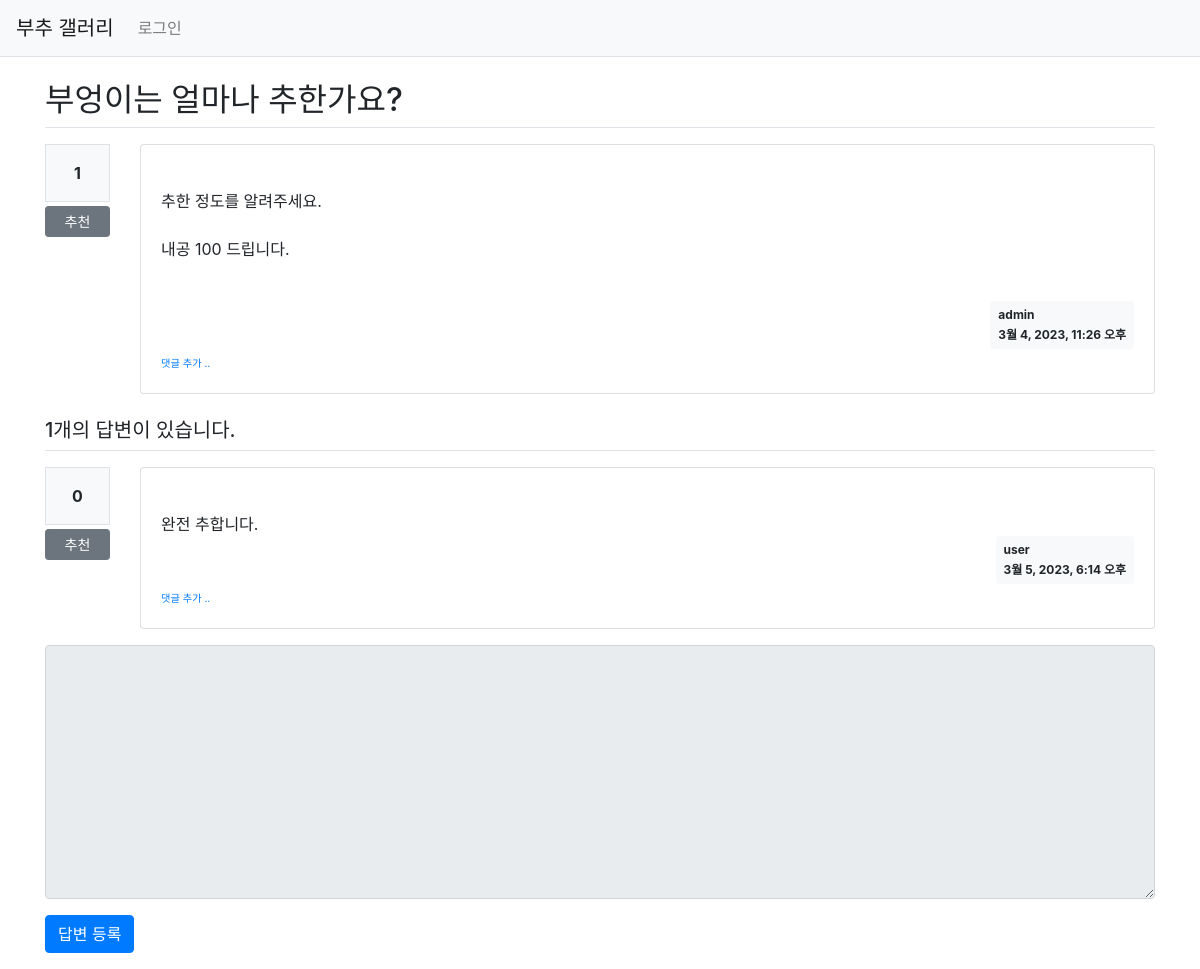
The page /pybo/305/ on the database as committed earlier.
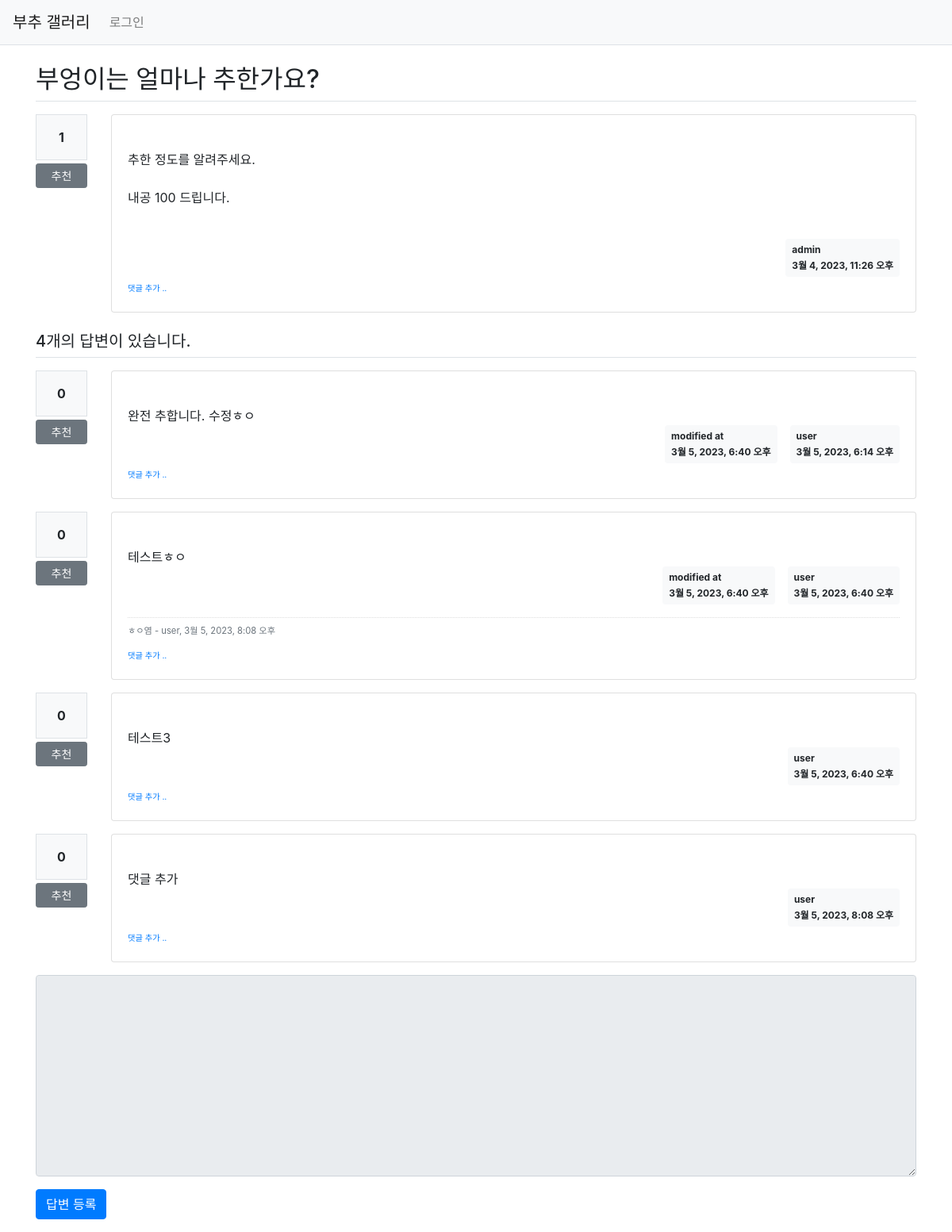
The same page on the database as committed later.
### pybo/models.py (models this page shows, shortened)
class Question(models.Model):
    author = models.ForeignKey(User, on_delete=models.CASCADE,
                               related_name='author_question')
    subject = models.CharField(max_length=200)
    content = models.TextField()
    create_date = models.DateTimeField()
    modify_date = models.DateTimeField(null=True, blank=True)
    voter = models.ManyToManyField(User, related_name='voter_question')  # voter 추가

class Answer(models.Model):
    author = models.ForeignKey(User, on_delete=models.CASCADE, related_name='author_answer')
    question = models.ForeignKey(Question, on_delete=models.CASCADE)
    content = models.TextField()
    create_date = models.DateTimeField()
    modify_date = models.DateTimeField(null=True, blank=True)
    voter = models.ManyToManyField(User, related_name='voter_answer')

class Comment(models.Model):
    author = models.ForeignKey(User, on_delete=models.CASCADE)
    content = models.TextField()
    create_date = models.DateTimeField()
    modify_date = models.DateTimeField(null=True, blank=True)
    question = models.ForeignKey(Question, null=True, blank=True, on_delete=models.CASCADE)
    answer = models.ForeignKey(Answer, null=True, blank=True, on_delete=models.CASCADE)

### pybo/views/base_views.py (the view)
# urls.py: path('<int:question_id>/', base_views.detail, name='detail'),
def detail(request, question_id):
    question = get_object_or_404(Question, pk=question_id)
    context = {'question': question}
    return render(request, 'pybo/question_detail.html', context)

### pybo/templatetags/pybo_filter.py (called while the page is built)
@register.filter()
def mark(value):
    extensions = ["nl2br", "fenced_code"]
    return mark_safe(markdown.markdown(value, extensions=extensions))

### templates/pybo/question_detail.html (shortened to what this page needs)
{% extends 'base.html' %}
{% load pybo_filter %}
{% block content %}
    <div class="container my-3">
        <h2 class="border-bottom py-2">{{ question.subject }}</h2>
        <div class="row my-3">
            <div class="col-1">
                <div class="bg-light text-center p-3 border font-weight-bolder mb-1">
                    {{ question.voter.count }}
                </div>
                <a href="#" data-uri="{% url 'pybo:vote_question' question.id %}"
                   class="recommend btn btn-sm btn-secondary btn-block my-1">추천</a>
            </div>
            <div class="col-11">
                <div class="card">
                    <div class="card-body">
                        <div class="card-text" style="white-space: pre-line;">
                            {{ question.content|mark }}
                        </div>
                        <div class="d-flex justify-content-end">
                            <div class="badge badge-light p-2 text-left">
                                <div class="mb-2">{{ question.author.username }}</div>
                                <div>{{ question.create_date }}</div>
                            </div>
                        </div>
                        <div>
                            <a href="{% url 'pybo:comment_create_question' question.id %}" class="small"><small>댓글 추가
                                ..</small></a>
                        </div>
                    </div>
                </div>
            </div>
        </div>
        <h5 class="border-bottom my-3 py-2">
            {{ question.answer_set.count }}개의 답변이 있습니다.
        </h5>
        {% for answer in question.answer_set.all %}
            <div class="row my-3">
                <div class="col-1">
                    <div class="bg-light text-center p-3 border font-weight-bolder mb-1">
                        {{ answer.voter.count }}
                    </div>
                    <a href="#" data-uri="{% url 'pybo:vote_answer' answer.id %}"
                       class="recommend btn btn-sm btn-secondary btn-block my-1">추천</a>
                </div>
                <div class="col-11">
                    <div class="card">
                        <div class="card-body">
                            <div class="card-text" style="white-space: pre-line;">
                                {{ answer.content }}
                            </div>
                            <div class="d-flex justify-content-end">
                                {% if answer.modify_date %}
                                    <div class="badge badge-light p-2 text-left mx-3">
                                        <div class="mb-2">modified at</div>
                                        <div>{{ answer.modify_date }}</div>
                                    </div>
                                {% endif %}
                                <div class="badge badge-light p-2 text-left">
                                    <div class="mb-2">{{ answer.author.username }}</div>
                                    <div>{{ answer.create_date }}</div>
                                </div>
                            </div>
                            {% if answer.comment_set.count > 0 %}
                                <div class="mt-3">
                                    {% for comment in answer.comment_set.all %}
                                        <div class="comment py-2 text-muted">
                                            <span style="white-space: pre-line;">{{ comment.content }}</span>
                                            <span>
                                    - {{ comment.author }}, {{ comment.create_date }}
                                    </span>
                                        </div>
                                    {% endfor %}
                                </div>
                            {% endif %}
                            <div>
                                <a href="{% url 'pybo:comment_create_answer' answer.id %}" class="small"><small>댓글 추가
                                    ..</small></a>
                            </div>
                        </div>
                    </div>
                </div>
            </div>
        {% endfor %}
        <form action="{% url 'pybo:answer_create' question.id %}" method="post" class="my-3">
            <div class="form-group">
                <textarea name="content" id="content"
                          {% if not user.is_authenticated %}disabled{% endif %}
                          class="form-control" rows="10"></textarea>
            </div>
            <input type="submit" value="답변 등록" class="btn btn-primary">
        </form>
    </div>
{% endblock %}

### templates/base.html (shortened to what this page needs)
{% load static %}
<!doctype html>
<html lang="ko">
<head>
    <link rel="stylesheet" type="text/css" href="{% static 'bootstrap.min.css' %}">
    <link rel="stylesheet" type="text/css" href="{% static 'style.css' %}">
</head>
<body>
{% include "navbar.html" %}
{% block content %}
{% endblock %}
</body>
</html>

### templates/navbar.html (shortened to what this page needs)
<nav class="navbar navbar-expand-lg navbar-light bg-light border-bottom">
    <a class="navbar-brand" href="{% url 'pybo:index' %}">부추 갤러리</a>
    <div class="collapse navbar-collapse flex-grow-0" id="navbarNav">
        <ul class="navbar-nav">
            <li class="nav-item">
                {% if user.is_authenticated %}
                    <a class="nav-link" href="{% url 'common:logout' %}">
                        {{ user.username }} (로그아웃)
                    </a>
                {% else %}
                    <a class="nav-link" href="{% url 'common:login' %}">로그인</a>
                {% endif %}
            </li>
        </ul>
    </div>
</nav>

### static/style.css (style rules this page uses)
.comment { border-top: dotted 1px #ddd; font-size: 0.7em; }

Rows that differ between the two databases and show on the page:
computed for Question "부엉이는 얼마나 추한가요?": answer_set.count "1" → "4"
changed Answer: content "완전 추합니다." → "완전 추합니다. 수정ㅎㅇ"; modify_date (not shown) → "3월 5, 2023, 6:40 오후"
added Answer: voter.count "0", content "테스트ㅎㅇ", modify_date "3월 5, 2023, 6:40 오후", author.username "user", create_date "3월 5, 2023, 6:40 오후"
added Comment: content "ㅎㅇ염", author "user", create_date "3월 5, 2023, 8:08 오후"
added Answer: voter.count "0", content "테스트3", author.username "user", create_date "3월 5, 2023, 6:40 오후"
added Answer: voter.count "0", content "댓글 추가", author.username "user", create_date "3월 5, 2023, 8:08 오후"
